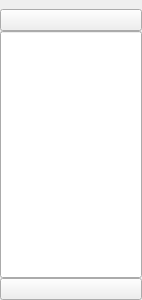
<?xml version="1.0" encoding="UTF-8"?>
<ui version="4.0">
 <class>Scrollbar</class>
 <widget class="QWidget" name="Scrollbar">
  <property name="geometry">
   <rect>
    <x>0</x>
    <y>0</y>
    <width>142</width>
    <height>300</height>
   </rect>
  </property>
  <property name="sizePolicy">
   <sizepolicy hsizetype="Minimum" vsizetype="Minimum">
    <horstretch>0</horstretch>
    <verstretch>0</verstretch>
   </sizepolicy>
  </property>
  <property name="mouseTracking">
   <bool>true</bool>
  </property>
  <property name="windowTitle">
   <string>Form</string>
  </property>
  <property name="windowOpacity">
   <double>1.000000000000000</double>
  </property>
  <property name="autoFillBackground">
   <bool>false</bool>
  </property>
  <layout class="QVBoxLayout" name="verticalLayout">
   <property name="spacing">
    <number>0</number>
   </property>
   <property name="leftMargin">
    <number>0</number>
   </property>
   <property name="topMargin">
    <number>9</number>
   </property>
   <property name="rightMargin">
    <number>0</number>
   </property>
   <property name="bottomMargin">
    <number>0</number>
   </property>
   <item>
    <widget class="QPushButton" name="buttonScrollUp">
     <property name="sizePolicy">
      <sizepolicy hsizetype="Minimum" vsizetype="Minimum">
       <horstretch>0</horstretch>
       <verstretch>0</verstretch>
      </sizepolicy>
     </property>
     <property name="text">
      <string/>
     </property>
     <property name="icon">
      <iconset theme="QIcon::ThemeIcon::GoUp"/>
     </property>
    </widget>
   </item>
   <item>
    <widget class="QProgressBar" name="progressBar">
     <property name="sizePolicy">
      <sizepolicy hsizetype="Minimum" vsizetype="Expanding">
       <horstretch>0</horstretch>
       <verstretch>0</verstretch>
      </sizepolicy>
     </property>
     <property name="maximum">
      <number>-1</number>
     </property>
     <property name="value">
      <number>-2</number>
     </property>
     <property name="alignment">
      <set>Qt::AlignmentFlag::AlignCenter</set>
     </property>
     <property name="textVisible">
      <bool>false</bool>
     </property>
     <property name="orientation">
      <enum>Qt::Orientation::Vertical</enum>
     </property>
     <property name="invertedAppearance">
      <bool>false</bool>
     </property>
    </widget>
   </item>
   <item>
    <widget class="QPushButton" name="buttonScrollDown">
     <property name="sizePolicy">
      <sizepolicy hsizetype="Minimum" vsizetype="Minimum">
       <horstretch>0</horstretch>
       <verstretch>0</verstretch>
      </sizepolicy>
     </property>
     <property name="sizeIncrement">
      <size>
       <width>0</width>
       <height>0</height>
      </size>
     </property>
     <property name="mouseTracking">
      <bool>true</bool>
     </property>
     <property name="tabletTracking">
      <bool>true</bool>
     </property>
     <property name="text">
      <string/>
     </property>
     <property name="icon">
      <iconset theme="QIcon::ThemeIcon::GoDown"/>
     </property>
    </widget>
   </item>
  </layout>
 </widget>
 <resources/>
 <connections/>
</ui>
